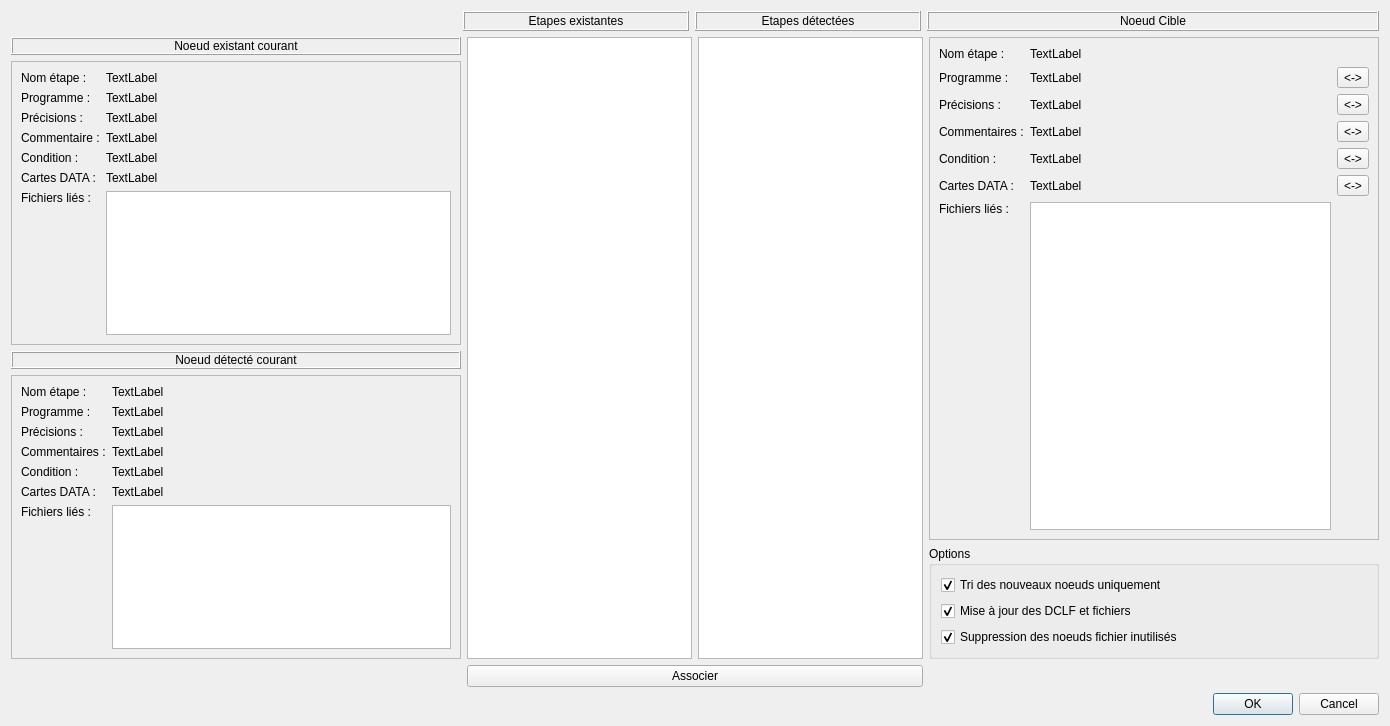
<?xml version="1.0" encoding="UTF-8"?>
<ui version="4.0">
 <class>VersionUpdateDialog</class>
 <widget class="QDialog" name="VersionUpdateDialog">
  <property name="geometry">
   <rect>
    <x>0</x>
    <y>0</y>
    <width>1390</width>
    <height>726</height>
   </rect>
  </property>
  <property name="sizePolicy">
   <sizepolicy hsizetype="Maximum" vsizetype="Maximum">
    <horstretch>0</horstretch>
    <verstretch>0</verstretch>
   </sizepolicy>
  </property>
  <property name="windowTitle">
   <string>Montée de version</string>
  </property>
  <property name="modal">
   <bool>true</bool>
  </property>
  <layout class="QGridLayout" name="gridLayout">
   <item row="6" column="2" rowspan="2">
    <layout class="QHBoxLayout" name="horizontalLayout_3" stretch="1,1,1">
     <item>
      <spacer name="horizontalSpacer_2">
       <property name="orientation">
        <enum>Qt::Horizontal</enum>
       </property>
       <property name="sizeHint" stdset="0">
        <size>
         <width>40</width>
         <height>20</height>
        </size>
       </property>
      </spacer>
     </item>
     <item>
      <widget class="QPushButton" name="pushButtonAssociate">
       <property name="text">
        <string>Associer</string>
       </property>
      </widget>
     </item>
     <item>
      <spacer name="horizontalSpacer_3">
       <property name="orientation">
        <enum>Qt::Horizontal</enum>
       </property>
       <property name="sizeHint" stdset="0">
        <size>
         <width>40</width>
         <height>20</height>
        </size>
       </property>
      </spacer>
     </item>
    </layout>
   </item>
   <item row="9" column="2">
    <widget class="QDialogButtonBox" name="buttonBox">
     <property name="orientation">
      <enum>Qt::Horizontal</enum>
     </property>
     <property name="standardButtons">
      <set>QDialogButtonBox::Cancel|QDialogButtonBox::Ok</set>
     </property>
    </widget>
   </item>
   <item row="1" column="1">
    <layout class="QHBoxLayout" name="horizontalLayout"/>
   </item>
   <item row="3" column="2">
    <layout class="QHBoxLayout" name="horizontalLayout_2" stretch="2,1,1,2">
     <item>
      <layout class="QVBoxLayout" name="verticalLayout">
       <item>
        <widget class="QLabel" name="label_4">
         <property name="frameShape">
          <enum>QFrame::Box</enum>
         </property>
         <property name="frameShadow">
          <enum>QFrame::Raised</enum>
         </property>
         <property name="text">
          <string>Noeud existant courant</string>
         </property>
         <property name="alignment">
          <set>Qt::AlignCenter</set>
         </property>
        </widget>
       </item>
       <item>
        <widget class="QScrollArea" name="scrollArea">
         <property name="widgetResizable">
          <bool>true</bool>
         </property>
         <widget class="QWidget" name="scrollAreaWidgetContents">
          <property name="geometry">
           <rect>
            <x>0</x>
            <y>0</y>
            <width>444</width>
            <height>282</height>
           </rect>
          </property>
          <layout class="QGridLayout" name="gridLayout_2">
           <item row="2" column="1">
            <widget class="QLabel" name="labelProgOld">
             <property name="text">
              <string>TextLabel</string>
             </property>
            </widget>
           </item>
           <item row="3" column="1">
            <widget class="QLabel" name="labelPrecisionOld">
             <property name="text">
              <string>TextLabel</string>
             </property>
            </widget>
           </item>
           <item row="4" column="1">
            <widget class="QLabel" name="labelComOld">
             <property name="text">
              <string>TextLabel</string>
             </property>
            </widget>
           </item>
           <item row="5" column="1">
            <widget class="QLabel" name="labelCondOld">
             <property name="text">
              <string>TextLabel</string>
             </property>
            </widget>
           </item>
           <item row="7" column="1">
            <widget class="QLabel" name="labelDataOld">
             <property name="text">
              <string>TextLabel</string>
             </property>
            </widget>
           </item>
           <item row="5" column="0">
            <widget class="QLabel" name="labCondOld">
             <property name="text">
              <string>Condition : </string>
             </property>
            </widget>
           </item>
           <item row="1" column="0">
            <widget class="QLabel" name="labNameOld">
             <property name="text">
              <string>Nom étape : </string>
             </property>
            </widget>
           </item>
           <item row="2" column="0">
            <widget class="QLabel" name="labProgOld">
             <property name="text">
              <string>Programme :</string>
             </property>
            </widget>
           </item>
           <item row="1" column="1">
            <widget class="QLabel" name="labelNameOld">
             <property name="text">
              <string>TextLabel</string>
             </property>
            </widget>
           </item>
           <item row="4" column="0">
            <widget class="QLabel" name="labComOld">
             <property name="text">
              <string>Commentaire :</string>
             </property>
            </widget>
           </item>
           <item row="3" column="0">
            <widget class="QLabel" name="labPrecisionOld">
             <property name="text">
              <string>Précisions :</string>
             </property>
            </widget>
           </item>
           <item row="7" column="0">
            <widget class="QLabel" name="labDataOld">
             <property name="text">
              <string>Cartes DATA :</string>
             </property>
            </widget>
           </item>
           <item row="8" column="0">
            <widget class="QLabel" name="labFileOld">
             <property name="text">
              <string>Fichiers liés :</string>
             </property>
             <property name="alignment">
              <set>Qt::AlignLeading|Qt::AlignLeft|Qt::AlignTop</set>
             </property>
            </widget>
           </item>
           <item row="8" column="1">
            <widget class="QListWidget" name="listWidgetFileOld"/>
           </item>
          </layout>
         </widget>
        </widget>
       </item>
       <item>
        <widget class="QLabel" name="label">
         <property name="frameShape">
          <enum>QFrame::Box</enum>
         </property>
         <property name="frameShadow">
          <enum>QFrame::Raised</enum>
         </property>
         <property name="text">
          <string>Noeud détecté courant</string>
         </property>
         <property name="alignment">
          <set>Qt::AlignCenter</set>
         </property>
        </widget>
       </item>
       <item>
        <widget class="QScrollArea" name="scrollArea_2">
         <property name="widgetResizable">
          <bool>true</bool>
         </property>
         <widget class="QWidget" name="scrollAreaWidgetContents_2">
          <property name="geometry">
           <rect>
            <x>0</x>
            <y>0</y>
            <width>444</width>
            <height>282</height>
           </rect>
          </property>
          <layout class="QGridLayout" name="gridLayout_3">
           <item row="1" column="0">
            <widget class="QLabel" name="labNameNew">
             <property name="text">
              <string>Nom étape :</string>
             </property>
            </widget>
           </item>
           <item row="1" column="2">
            <widget class="QLabel" name="labelNameNew">
             <property name="text">
              <string>TextLabel</string>
             </property>
            </widget>
           </item>
           <item row="2" column="0">
            <widget class="QLabel" name="labProgNew">
             <property name="text">
              <string>Programme :</string>
             </property>
            </widget>
           </item>
           <item row="2" column="2">
            <widget class="QLabel" name="labelProgNew">
             <property name="text">
              <string>TextLabel</string>
             </property>
            </widget>
           </item>
           <item row="6" column="2">
            <widget class="QLabel" name="labelDataNew">
             <property name="text">
              <string>TextLabel</string>
             </property>
            </widget>
           </item>
           <item row="3" column="0">
            <widget class="QLabel" name="labPrecisionNew">
             <property name="text">
              <string>Précisions :</string>
             </property>
            </widget>
           </item>
           <item row="4" column="0">
            <widget class="QLabel" name="labComNew">
             <property name="text">
              <string>Commentaires :</string>
             </property>
            </widget>
           </item>
           <item row="5" column="0">
            <widget class="QLabel" name="labCondNew">
             <property name="text">
              <string>Condition :</string>
             </property>
            </widget>
           </item>
           <item row="6" column="0">
            <widget class="QLabel" name="labDataNew">
             <property name="text">
              <string>Cartes DATA :</string>
             </property>
            </widget>
           </item>
           <item row="7" column="0">
            <widget class="QLabel" name="labFileNew">
             <property name="text">
              <string>Fichiers liés :</string>
             </property>
             <property name="alignment">
              <set>Qt::AlignLeading|Qt::AlignLeft|Qt::AlignTop</set>
             </property>
            </widget>
           </item>
           <item row="4" column="2">
            <widget class="QLabel" name="labelComNew">
             <property name="text">
              <string>TextLabel</string>
             </property>
            </widget>
           </item>
           <item row="3" column="2">
            <widget class="QLabel" name="labelPrecisionNew">
             <property name="text">
              <string>TextLabel</string>
             </property>
            </widget>
           </item>
           <item row="5" column="2">
            <widget class="QLabel" name="labelCondNew">
             <property name="text">
              <string>TextLabel</string>
             </property>
            </widget>
           </item>
           <item row="7" column="2">
            <widget class="QListWidget" name="listWidgetFileNew"/>
           </item>
          </layout>
         </widget>
        </widget>
       </item>
      </layout>
     </item>
     <item>
      <widget class="QListWidget" name="listWidgetOld"/>
     </item>
     <item>
      <widget class="QListWidget" name="listWidgetNew"/>
     </item>
     <item>
      <layout class="QVBoxLayout" name="verticalLayout_2">
       <item>
        <widget class="QScrollArea" name="scrollArea_3">
         <property name="widgetResizable">
          <bool>true</bool>
         </property>
         <widget class="QWidget" name="scrollAreaWidgetContents_3">
          <property name="geometry">
           <rect>
            <x>0</x>
            <y>0</y>
            <width>444</width>
            <height>512</height>
           </rect>
          </property>
          <layout class="QGridLayout" name="gridLayout_4" columnstretch="1,4,1">
           <item row="4" column="0">
            <widget class="QLabel" name="label_14">
             <property name="text">
              <string>Condition :</string>
             </property>
            </widget>
           </item>
           <item row="3" column="0">
            <widget class="QLabel" name="label_15">
             <property name="text">
              <string>Commentaires :</string>
             </property>
            </widget>
           </item>
           <item row="2" column="0">
            <widget class="QLabel" name="label_16">
             <property name="text">
              <string>Précisions :</string>
             </property>
            </widget>
           </item>
           <item row="1" column="0">
            <widget class="QLabel" name="label_17">
             <property name="text">
              <string>Programme :</string>
             </property>
            </widget>
           </item>
           <item row="6" column="1">
            <widget class="QListWidget" name="listWidgetFileTarget"/>
           </item>
           <item row="3" column="1">
            <widget class="QLabel" name="labelComTarget">
             <property name="text">
              <string>TextLabel</string>
             </property>
            </widget>
           </item>
           <item row="2" column="1">
            <widget class="QLabel" name="labelPrecisionTarget">
             <property name="text">
              <string>TextLabel</string>
             </property>
            </widget>
           </item>
           <item row="4" column="1">
            <widget class="QLabel" name="labelCondTarget">
             <property name="text">
              <string>TextLabel</string>
             </property>
            </widget>
           </item>
           <item row="5" column="1">
            <widget class="QLabel" name="labelDataTarget">
             <property name="text">
              <string>TextLabel</string>
             </property>
            </widget>
           </item>
           <item row="6" column="0">
            <widget class="QLabel" name="label_12">
             <property name="text">
              <string>Fichiers liés :</string>
             </property>
             <property name="alignment">
              <set>Qt::AlignLeading|Qt::AlignLeft|Qt::AlignTop</set>
             </property>
            </widget>
           </item>
           <item row="0" column="1">
            <widget class="QLabel" name="labelNameTarget">
             <property name="text">
              <string>TextLabel</string>
             </property>
            </widget>
           </item>
           <item row="1" column="1">
            <widget class="QLabel" name="labelProgTarget">
             <property name="text">
              <string>TextLabel</string>
             </property>
            </widget>
           </item>
           <item row="0" column="0">
            <widget class="QLabel" name="label_18">
             <property name="text">
              <string>Nom étape :</string>
             </property>
            </widget>
           </item>
           <item row="5" column="0">
            <widget class="QLabel" name="label_13">
             <property name="text">
              <string>Cartes DATA :</string>
             </property>
            </widget>
           </item>
           <item row="5" column="2">
            <widget class="QToolButton" name="switchData">
             <property name="text">
              <string>&lt;-&gt;</string>
             </property>
            </widget>
           </item>
           <item row="4" column="2">
            <widget class="QToolButton" name="switchCondition">
             <property name="text">
              <string>&lt;-&gt;</string>
             </property>
            </widget>
           </item>
           <item row="3" column="2">
            <widget class="QToolButton" name="switchCom">
             <property name="text">
              <string>&lt;-&gt;</string>
             </property>
            </widget>
           </item>
           <item row="2" column="2">
            <widget class="QToolButton" name="switchPrecision">
             <property name="text">
              <string>&lt;-&gt;</string>
             </property>
            </widget>
           </item>
           <item row="1" column="2">
            <widget class="QToolButton" name="switchProgram">
             <property name="text">
              <string>&lt;-&gt;</string>
             </property>
            </widget>
           </item>
          </layout>
         </widget>
        </widget>
       </item>
       <item>
        <widget class="QGroupBox" name="groupBox">
         <property name="title">
          <string>Options</string>
         </property>
         <layout class="QGridLayout" name="gridLayout_5">
          <item row="1" column="0">
           <widget class="QCheckBox" name="checkBoxUpdateDCLF">
            <property name="text">
             <string>Mise à jour des DCLF et fichiers</string>
            </property>
            <property name="checked">
             <bool>true</bool>
            </property>
           </widget>
          </item>
          <item row="0" column="0">
           <widget class="QCheckBox" name="checkBoxSort">
            <property name="text">
             <string>Tri des nouveaux noeuds uniquement</string>
            </property>
            <property name="checked">
             <bool>true</bool>
            </property>
           </widget>
          </item>
          <item row="2" column="0">
           <widget class="QCheckBox" name="checkBoxDeleteUnused">
            <property name="text">
             <string>Suppression des noeuds fichier inutilisés</string>
            </property>
            <property name="checked">
             <bool>true</bool>
            </property>
           </widget>
          </item>
         </layout>
        </widget>
       </item>
      </layout>
     </item>
    </layout>
   </item>
   <item row="1" column="2" rowspan="2">
    <layout class="QHBoxLayout" name="horizontalLayout_4" stretch="2,1,1,2">
     <item>
      <spacer name="horizontalSpacer">
       <property name="orientation">
        <enum>Qt::Horizontal</enum>
       </property>
       <property name="sizeHint" stdset="0">
        <size>
         <width>40</width>
         <height>20</height>
        </size>
       </property>
      </spacer>
     </item>
     <item>
      <widget class="QLabel" name="label_3">
       <property name="frameShape">
        <enum>QFrame::Box</enum>
       </property>
       <property name="frameShadow">
        <enum>QFrame::Raised</enum>
       </property>
       <property name="text">
        <string>Etapes existantes</string>
       </property>
       <property name="alignment">
        <set>Qt::AlignCenter</set>
       </property>
      </widget>
     </item>
     <item>
      <widget class="QLabel" name="label_2">
       <property name="frameShape">
        <enum>QFrame::Box</enum>
       </property>
       <property name="frameShadow">
        <enum>QFrame::Raised</enum>
       </property>
       <property name="text">
        <string>Etapes détectées</string>
       </property>
       <property name="alignment">
        <set>Qt::AlignCenter</set>
       </property>
      </widget>
     </item>
     <item>
      <widget class="QLabel" name="label_5">
       <property name="frameShape">
        <enum>QFrame::Box</enum>
       </property>
       <property name="frameShadow">
        <enum>QFrame::Raised</enum>
       </property>
       <property name="text">
        <string>Noeud Cible</string>
       </property>
       <property name="alignment">
        <set>Qt::AlignCenter</set>
       </property>
      </widget>
     </item>
    </layout>
   </item>
  </layout>
 </widget>
 <resources/>
 <connections>
  <connection>
   <sender>buttonBox</sender>
   <signal>accepted()</signal>
   <receiver>VersionUpdateDialog</receiver>
   <slot>accept()</slot>
   <hints>
    <hint type="sourcelabel">
     <x>248</x>
     <y>254</y>
    </hint>
    <hint type="destinationlabel">
     <x>157</x>
     <y>274</y>
    </hint>
   </hints>
  </connection>
  <connection>
   <sender>buttonBox</sender>
   <signal>rejected()</signal>
   <receiver>VersionUpdateDialog</receiver>
   <slot>reject()</slot>
   <hints>
    <hint type="sourcelabel">
     <x>316</x>
     <y>260</y>
    </hint>
    <hint type="destinationlabel">
     <x>286</x>
     <y>274</y>
    </hint>
   </hints>
  </connection>
 </connections>
</ui>
